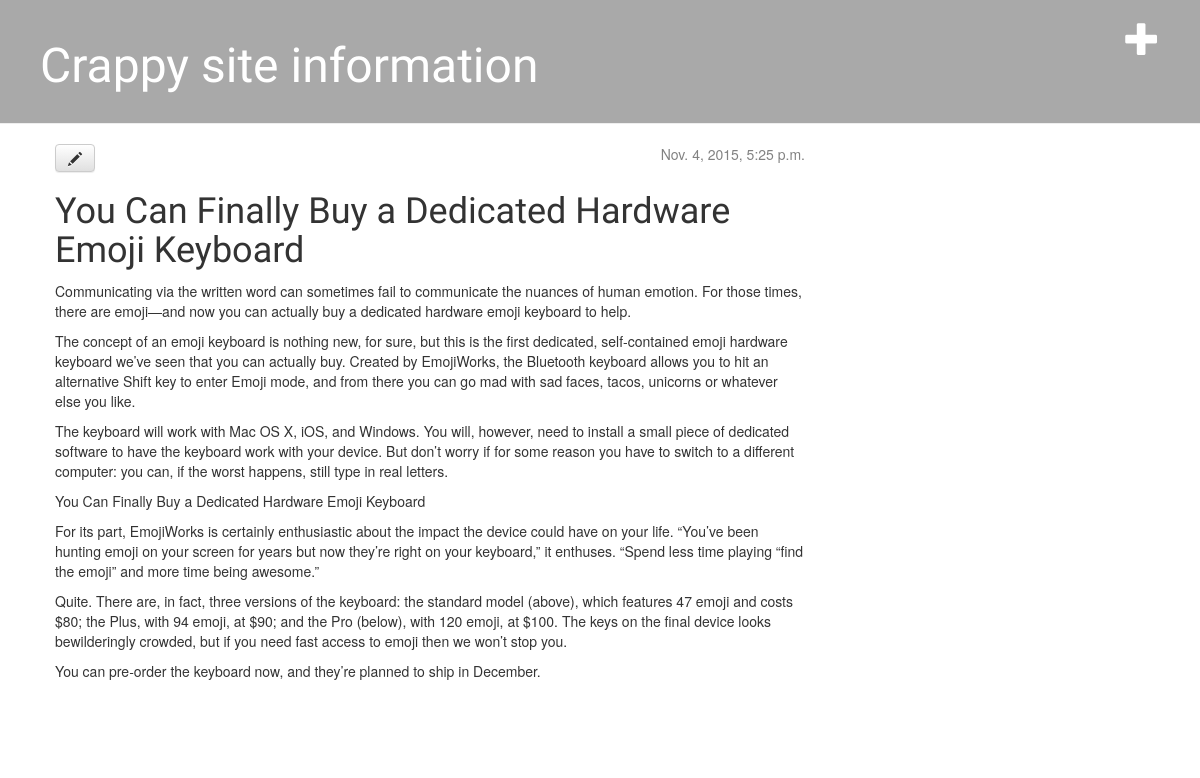
The app's page /post/4/, older data.
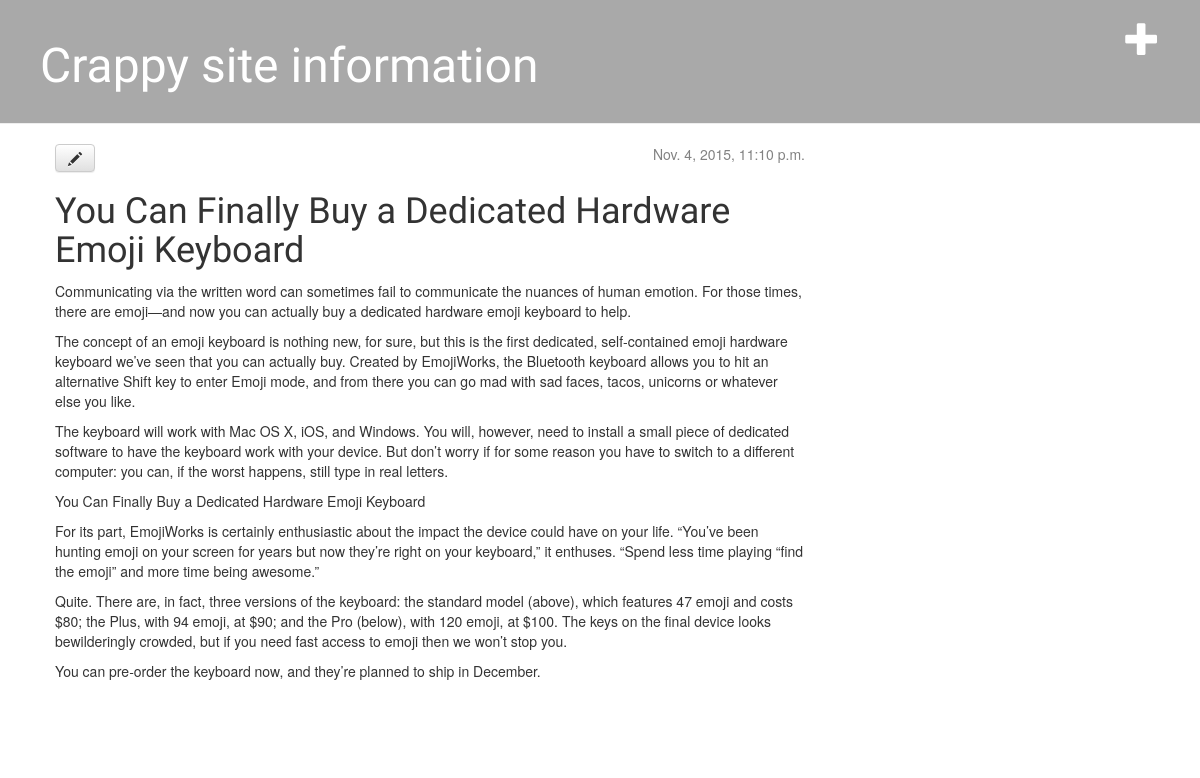
The same page, newer data.
### blog/models.py (models this page shows, shortened)
class Post(models.Model):
    author = models.ForeignKey('auth.User')
    title = models.CharField(max_length=200)
    text = models.TextField()
    created_date = models.DateTimeField(
            default=timezone.now)
    published_date = models.DateTimeField(
            blank=True, null=True)

### blog/views.py (the view)
# urls.py: url(r'^post/(?P<pk>[0-9]+)/$', views.post_detail, name='post_detail'),
def post_detail(request, pk):
        post = get_object_or_404(Post, pk=pk)
        return render(request, 'blog/post_detail.html', {'post': post})

### blog/templates/blog/post_detail.html
{% extends "blog/base.html" %}
    {% block content %}
        <div class="post">
            {% if post.published_date %}
                <div class="date">
                    {{ post.published_date }}
                </div>
            {% endif %}
            <a class="btn btn-default" href="{% url "post_edit" pk=post.pk %}"><span class="glyphicon glyphicon-pencil"></span></a>
            <h1>{{ post.title }}</h1>
            <p>{{ post.text|linebreaks }}</p>
        </div>
    {% endblock %}

Row changes from the older to the newer data that the page shows:
changed Post "You Can Finally Buy a Dedicated Hardware Emoji Keyboard": published_date "Nov. 4, 2015, 5:25 p.m." → "Nov. 4, 2015, 11:10 p.m."
